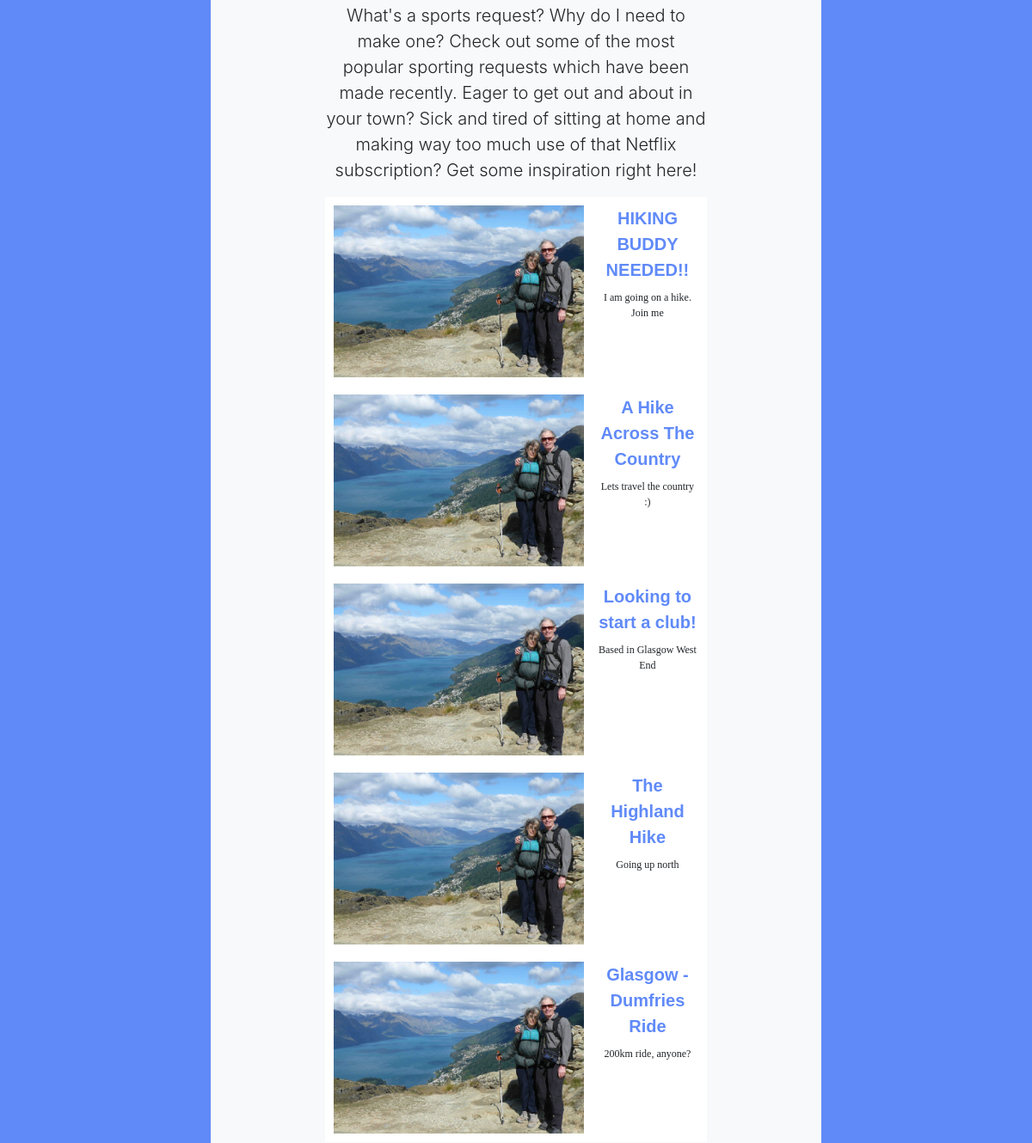
Before: / (middle part) with the older database file.
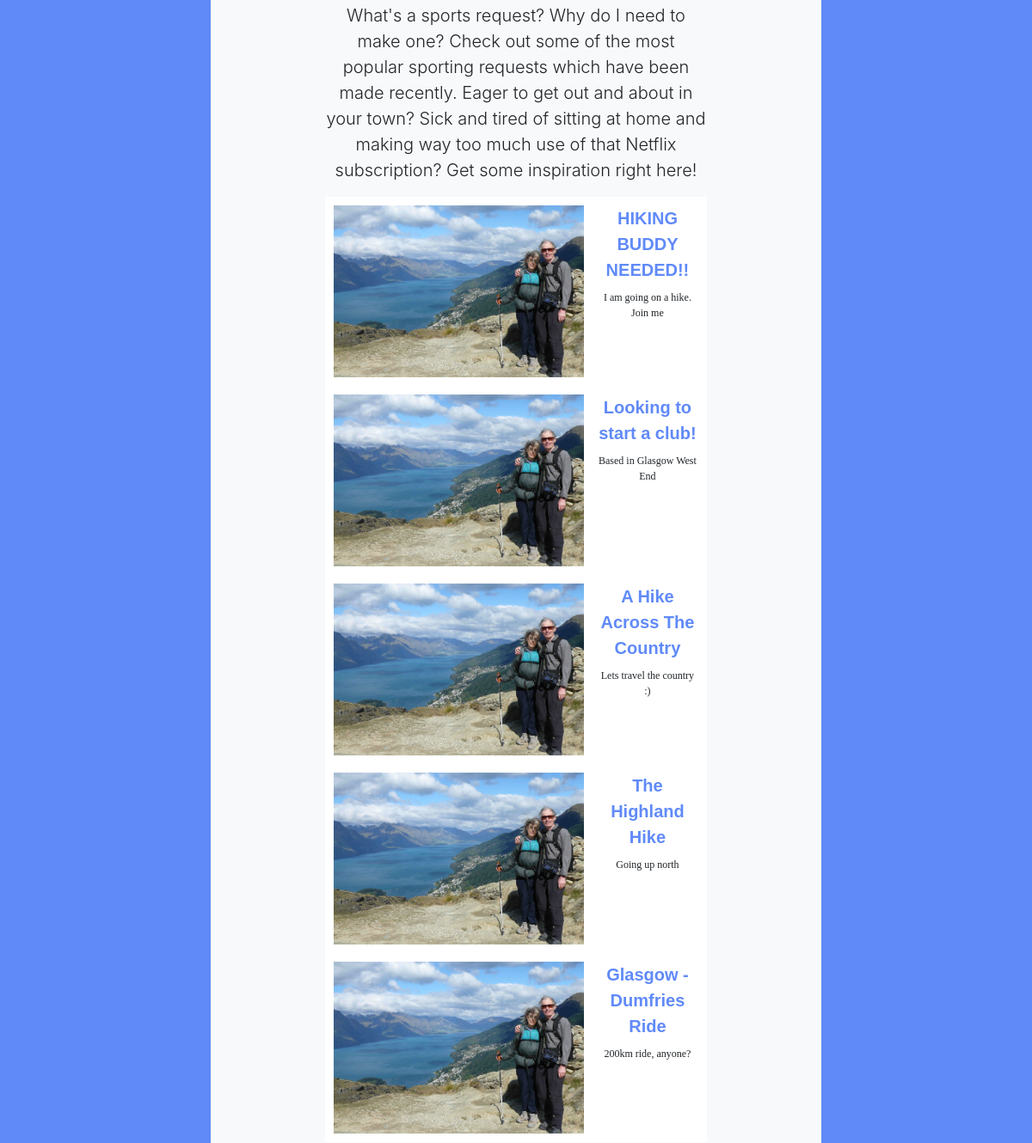
After: the same page with the newer database file.
### connectercise/models.py (models this page shows, shortened)
class SportRequest(models.Model):
    sport = models.ForeignKey(Sport, on_delete=models.CASCADE)
    title = models.CharField(max_length=128)
    views = models.IntegerField(default=0)
    slug = models.SlugField(unique=True)
    request_id = models.CharField(max_length=128,primary_key=True)
    suggested_date = models.DateField(null=True, blank=True, help_text='MM/DD/YY (optional HH:MM)')
    location = models.CharField(max_length=512)
    creator = models.ForeignKey(User, on_delete=models.CASCADE)
    desc = models.CharField(max_length=1024)
    completed = models.BooleanField(default=False)
    picture = models.ImageField(upload_to='requests', blank=True)

### connectercise/views.py (the view)
# urls.py: path('', views.index, name='index'),
def index(request):
    if request.user.is_authenticated:
        if timezone.now() - request.user.date_joined < timedelta(seconds=5):
            return redirect(reverse('connectercise:user_settings', kwargs={'user_profile_slug': request.user}))
    sport_list = Sport.objects.all()[:5]
    request_list = SportRequest.objects.order_by('-views')[:5]
    context_dict = {}
    context_dict['boldmessage'] = 'lorem ipsum?'
    context_dict['sports'] = sport_list
    context_dict['requests'] = request_list
    return render(request, 'connectercise/index.html', context=context_dict)

### templates/connectercise/index.html (shortened to what this page needs)
{% extends 'connectercise/base.html' %}
{% load static %}
{% load static %}
{% block body_block %}
{% if user.is_authenticated %}
<div class="container text-center">
    <div class="jumbotron p-4">
        <div class="container">
              <h1>Oh hello,
                {% if user.first_name %}
                {{ user.first_name }} {{ user.last_name }}!
                {% else %}
                {{ user.username }}!
                {% endif %}
                </h1>
        </div>
    </div>
  <br>
<section id="sports" class="bg-light">
<div class="container">
  <div class="row">
    <div class="col-lg-8 mx-auto">
    <h2>Check out some of the sports.</h2><br>
      <ul class="nav flex-column">
        {% if sports %}
            {% for s in sports %}
                <ul class="list">
                    <li class="list">
                    <img class="list" src="{% static 'images/about4.jpg' %}" />
                    <h3 class="list"><a class="nav-link active" href = "{% url 'connectercise:show_sport' s.slug %}">
                    <span data-feather="archive"></span> {{ s.name }}</a></h3>
                    <p class="list">Lorem ipsum dolor sit amet...</p>
                    </li>
                </ul>
            {% endfor %}
        {% else %}
            <li class="nav-item">There are no sports present.</li>
        {% endif %}
    </ul>
    </div>
  </div>
</div>
</section>
<br>
<section id="requests" class="bg-light">
<div class="container">
  <div class="row">
    <div class="col-lg-8 mx-auto">
      {% if requests %}
      <h2>Explore trending requests right now.</h2><br>
        <ul class="nav flex-column">
            {% for r in requests %}
                <ul class="list">
                    <li class="list">
                    <img class="list" src="{% static 'images/about4.jpg' %}" />
                    <h3 class="list"><a href="{% url 'connectercise:show_request' r.sport.slug r.slug %}">
                    <span data-feather="archive"></span> {{ r.title }}</a></h3>
                    <p class="list">{{ r.desc }}</p>
                    </li>
                </ul>
            {% endfor %}
      {% else %}
            <li class="nav-item">There are no requests present.</li>
      {% endif %}
    </ul>
    </div>
  </div>
</div>
</section>
{% else %}
<section id="requests" class="bg-light">
  <div class="container">
    <div class="row">
      <div class="col-lg-8 mx-auto">
        <p class="lead">What's a sports request? Why do I need to make one? Check out some of the most popular sporting requests which have been made recently. Eager to get out and about in your town? Sick and tired of sitting at home and making way too much use of that Netflix subscription? Get some inspiration right here!</p>
          <ul class="nav flex-column">
          {% if requests %}
              {% for r in requests %}
                  <ul class="list">
                      <li class="list">
                      <img class="list" src="{% static 'images/about4.jpg' %}" />
                      <h3 class="list"><a href="{% url 'connectercise:show_request' r.sport.slug r.slug %}">
                       {{ r.title }}</a></h3>
                      <p class="list">{{ r.desc }}</p>
                      </li>
                  </ul>
              {% endfor %}
          {% else %}
              <li class="nav-item">There are no requests present.</li>
          {% endif %}
      </ul>
      </div>
    </div>
  </div>
</section>
{% endif %}
{% endblock %}

Changed rows visible on the page:
changed SportRequest "Looking to start a club!": moves up the list
